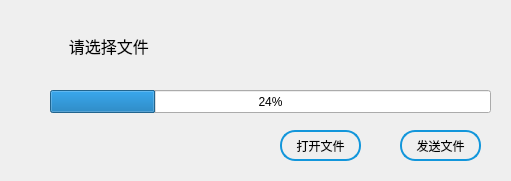
<?xml version="1.0" encoding="UTF-8"?>
<ui version="4.0">
 <class>TcpServer</class>
 <widget class="QDialog" name="TcpServer">
  <property name="geometry">
   <rect>
    <x>0</x>
    <y>0</y>
    <width>511</width>
    <height>181</height>
   </rect>
  </property>
  <property name="windowTitle">
   <string>发送文件</string>
  </property>
  <widget class="QLabel" name="serverStatusLabel">
   <property name="geometry">
    <rect>
     <x>60</x>
     <y>10</y>
     <width>431</width>
     <height>71</height>
    </rect>
   </property>
   <property name="font">
    <font>
     <pointsize>12</pointsize>
    </font>
   </property>
   <property name="text">
    <string>  请选择文件</string>
   </property>
  </widget>
  <widget class="QProgressBar" name="progressBar">
   <property name="geometry">
    <rect>
     <x>50</x>
     <y>90</y>
     <width>441</width>
     <height>23</height>
    </rect>
   </property>
   <property name="value">
    <number>24</number>
   </property>
  </widget>
  <widget class="QPushButton" name="sendBth">
   <property name="geometry">
    <rect>
     <x>400</x>
     <y>130</y>
     <width>81</width>
     <height>31</height>
    </rect>
   </property>
   <property name="styleSheet">
    <string notr="true">border-radius:15px;
border: 2px solid ;
background:transparent;
border:2px solid ;
border-color:rgb(18,150,219);
</string>
   </property>
   <property name="text">
    <string>发送文件</string>
   </property>
  </widget>
  <widget class="QPushButton" name="openBth">
   <property name="geometry">
    <rect>
     <x>280</x>
     <y>130</y>
     <width>81</width>
     <height>31</height>
    </rect>
   </property>
   <property name="styleSheet">
    <string notr="true">border-radius:15px;
border: 2px solid ;
background:transparent;
border:2px solid ;
border-color:rgb(18,150,219);
</string>
   </property>
   <property name="text">
    <string>打开文件</string>
   </property>
  </widget>
 </widget>
 <layoutdefault spacing="6" margin="11"/>
 <resources/>
 <connections/>
</ui>
